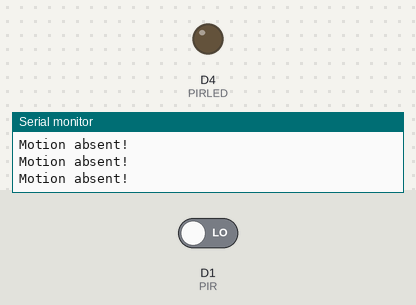
Recording of a sketch running on a simulated ESP8266 (NodeMCU). Shown: output pins drawn as LEDs (lit = HIGH), the last lines printed to the serial monitor. The test bench sets the inputs (shaded band); at power-on: D1 (PIR) LOW.

Above: at 2.8 s.
2.9 s: D1 (PIR) driven HIGH
At 4.1 s:
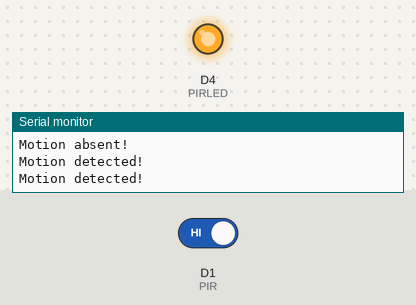
4.5 s: D1 (PIR) driven LOW
At 5.7 s:
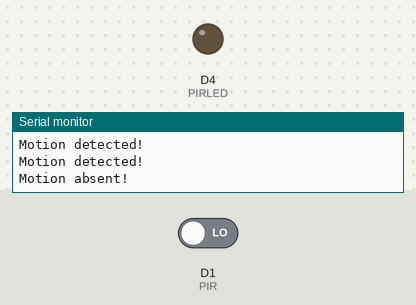
Timing chart, 0 to 7.5 s (numbered marks = the images above; inputs shaded):
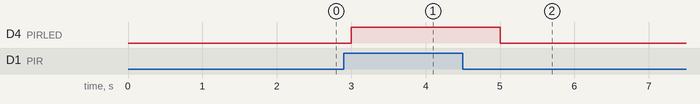

Measured:
- after the input at 2.9 s, D4 (PIRLED): LOW → HIGH after 0.10 s
- after the input at 4.5 s, D4 (PIRLED): HIGH → LOW after 0.50 s

The sketch:

PIRtest.ino
```cpp
#define PIRLED D4
#define PIR D1


void setup() {

  pinMode(PIR, INPUT);   // declare sensor as input
  pinMode(PIRLED, OUTPUT);  // declare LED as output
  digitalWrite(PIRLED, LOW);
  Serial.begin(9600);
}

void loop() {

  long state = digitalRead(PIR);
    if(state == HIGH) {
      digitalWrite (PIRLED, HIGH);
      Serial.println("Motion detected!");
      delay(1000);
    }
    else {
      digitalWrite (PIRLED, LOW);
      Serial.println("Motion absent!");
      delay(1000);
      }
}
```
